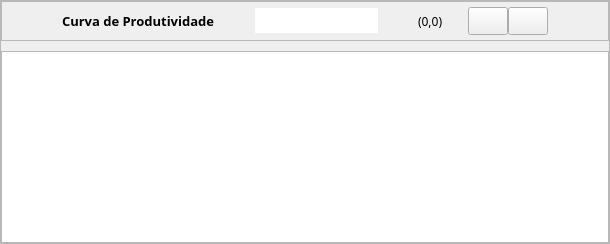
                      <widget class="QFrame" name="frame_49">
                       <property name="sizePolicy">
                        <sizepolicy hsizetype="Expanding" vsizetype="Preferred">
                         <horstretch>0</horstretch>
                         <verstretch>0</verstretch>
                        </sizepolicy>
                       </property>
                       <property name="minimumSize">
                        <size>
                         <width>0</width>
                         <height>0</height>
                        </size>
                       </property>
                       <property name="frameShape">
                        <enum>QFrame::StyledPanel</enum>
                       </property>
                       <property name="frameShadow">
                        <enum>QFrame::Raised</enum>
                       </property>
                       <layout class="QVBoxLayout" name="verticalLayout_2">
                        <property name="spacing">
                         <number>10</number>
                        </property>
                        <property name="leftMargin">
                         <number>0</number>
                        </property>
                        <property name="topMargin">
                         <number>0</number>
                        </property>
                        <property name="rightMargin">
                         <number>0</number>
                        </property>
                        <property name="bottomMargin">
                         <number>0</number>
                        </property>
                        <item>
                         <widget class="QFrame" name="frame_7">
                          <property name="minimumSize">
                           <size>
                            <width>0</width>
                            <height>40</height>
                           </size>
                          </property>
                          <property name="frameShape">
                           <enum>QFrame::StyledPanel</enum>
                          </property>
                          <property name="frameShadow">
                           <enum>QFrame::Raised</enum>
                          </property>
                          <layout class="QHBoxLayout" name="horizontalLayout_9">
                           <property name="spacing">
                            <number>0</number>
                           </property>
                           <property name="leftMargin">
                            <number>60</number>
                           </property>
                           <property name="topMargin">
                            <number>0</number>
                           </property>
                           <property name="rightMargin">
                            <number>60</number>
                           </property>
                           <property name="bottomMargin">
                            <number>0</number>
                           </property>
                           <item>
                            <widget class="QLabel" name="label_57">
                             <property name="font">
                              <font>
                               <family>Poppins SemiBold</family>
                               <pointsize>10</pointsize>
                               <weight>75</weight>
                               <bold>true</bold>
                              </font>
                             </property>
                             <property name="text">
                              <string>Curva de Produtividade</string>
                             </property>
                            </widget>
                           </item>
                           <item>
                            <spacer name="horizontalSpacer_29">
                             <property name="orientation">
                              <enum>Qt::Horizontal</enum>
                             </property>
                             <property name="sizeHint" stdset="0">
                              <size>
                               <width>40</width>
                               <height>20</height>
                              </size>
                             </property>
                            </spacer>
                           </item>
                           <item>
                            <widget class="QLineEdit" name="search_3">
                             <property name="minimumSize">
                              <size>
                               <width>0</width>
                               <height>25</height>
                              </size>
                             </property>
                             <property name="maximumSize">
                              <size>
                               <width>220</width>
                               <height>16777215</height>
                              </size>
                             </property>
                             <property name="font">
                              <font>
                               <family>Poppins</family>
                               <pointsize>10</pointsize>
                              </font>
                             </property>
                             <property name="frame">
                              <bool>false</bool>
                             </property>
                            </widget>
                           </item>
                           <item>
                            <spacer name="horizontalSpacer_4">
                             <property name="orientation">
                              <enum>Qt::Horizontal</enum>
                             </property>
                             <property name="sizeHint" stdset="0">
                              <size>
                               <width>40</width>
                               <height>20</height>
                              </size>
                             </property>
                            </spacer>
                           </item>
                           <item>
                            <widget class="QLabel" name="label_5">
                             <property name="font">
                              <font>
                               <family>Poppins Medium</family>
                              </font>
                             </property>
                             <property name="text">
                              <string>(0,0)</string>
                             </property>
                            </widget>
                           </item>
                           <item>
                            <spacer name="horizontalSpacer_15">
                             <property name="orientation">
                              <enum>Qt::Horizontal</enum>
                             </property>
                             <property name="sizeType">
                              <enum>QSizePolicy::Fixed</enum>
                             </property>
                             <property name="sizeHint" stdset="0">
                              <size>
                               <width>25</width>
                               <height>20</height>
                              </size>
                             </property>
                            </spacer>
                           </item>
                           <item>
                            <widget class="QPushButton" name="button_open_2">
                             <property name="minimumSize">
                              <size>
                               <width>26</width>
                               <height>28</height>
                              </size>
                             </property>
                             <property name="text">
                              <string/>
                             </property>
                            </widget>
                           </item>
                           <item>
                            <widget class="QPushButton" name="r_1">
                             <property name="minimumSize">
                              <size>
                               <width>26</width>
                               <height>28</height>
                              </size>
                             </property>
                             <property name="text">
                              <string/>
                             </property>
                            </widget>
                           </item>
                          </layout>
                         </widget>
                        </item>
                        <item>
                         <widget class="QTableWidget" name="tab_3">
                          <property name="minimumSize">
                           <size>
                            <width>0</width>
                            <height>0</height>
                           </size>
                          </property>
                          <property name="font">
                           <font>
                            <family>Poppins SemiBold</family>
                            <pointsize>8</pointsize>
                            <weight>75</weight>
                            <bold>true</bold>
                           </font>
                          </property>
                          <property name="frameShadow">
                           <enum>QFrame::Plain</enum>
                          </property>
                          <property name="lineWidth">
                           <number>10</number>
                          </property>
                          <property name="sortingEnabled">
                           <bool>true</bool>
                          </property>
                          <attribute name="horizontalHeaderDefaultSectionSize">
                           <number>150</number>
                          </attribute>
                          <attribute name="horizontalHeaderMinimumSectionSize">
                           <number>50</number>
                          </attribute>
                          <attribute name="verticalHeaderVisible">
                           <bool>false</bool>
                          </attribute>
                          <attribute name="verticalHeaderDefaultSectionSize">
                           <number>80</number>
                          </attribute>
                          <attribute name="verticalHeaderMinimumSectionSize">
                           <number>40</number>
                          </attribute>
                         </widget>
                        </item>
                       </layout>
                      </widget>
